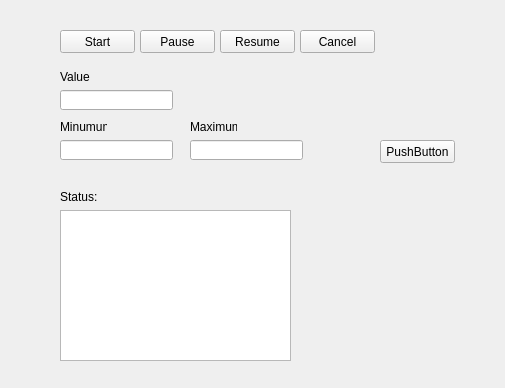
<?xml version="1.0" encoding="UTF-8"?>
<ui version="4.0">
 <class>Widget</class>
 <widget class="QWidget" name="Widget">
  <property name="geometry">
   <rect>
    <x>0</x>
    <y>0</y>
    <width>505</width>
    <height>388</height>
   </rect>
  </property>
  <property name="windowTitle">
   <string>Widget</string>
  </property>
  <widget class="QPushButton" name="pushButton_start">
   <property name="geometry">
    <rect>
     <x>60</x>
     <y>30</y>
     <width>75</width>
     <height>23</height>
    </rect>
   </property>
   <property name="text">
    <string>Start</string>
   </property>
  </widget>
  <widget class="QLabel" name="label">
   <property name="geometry">
    <rect>
     <x>60</x>
     <y>190</y>
     <width>47</width>
     <height>13</height>
    </rect>
   </property>
   <property name="text">
    <string>Status: </string>
   </property>
  </widget>
  <widget class="QPushButton" name="pushButton_cancel">
   <property name="geometry">
    <rect>
     <x>300</x>
     <y>30</y>
     <width>75</width>
     <height>23</height>
    </rect>
   </property>
   <property name="text">
    <string>Cancel</string>
   </property>
  </widget>
  <widget class="QLineEdit" name="lineEdit_progressValue">
   <property name="geometry">
    <rect>
     <x>60</x>
     <y>90</y>
     <width>113</width>
     <height>20</height>
    </rect>
   </property>
   <property name="alignment">
    <set>Qt::AlignCenter</set>
   </property>
   <property name="readOnly">
    <bool>true</bool>
   </property>
  </widget>
  <widget class="QPlainTextEdit" name="plainTextEdit_console">
   <property name="geometry">
    <rect>
     <x>60</x>
     <y>210</y>
     <width>231</width>
     <height>151</height>
    </rect>
   </property>
   <property name="readOnly">
    <bool>true</bool>
   </property>
  </widget>
  <widget class="QPushButton" name="pushButton_pause">
   <property name="geometry">
    <rect>
     <x>140</x>
     <y>30</y>
     <width>75</width>
     <height>23</height>
    </rect>
   </property>
   <property name="text">
    <string>Pause</string>
   </property>
  </widget>
  <widget class="QPushButton" name="pushButton_resume">
   <property name="geometry">
    <rect>
     <x>220</x>
     <y>30</y>
     <width>75</width>
     <height>23</height>
    </rect>
   </property>
   <property name="text">
    <string>Resume</string>
   </property>
  </widget>
  <widget class="QLineEdit" name="lineEdit_minimum">
   <property name="geometry">
    <rect>
     <x>60</x>
     <y>140</y>
     <width>113</width>
     <height>20</height>
    </rect>
   </property>
   <property name="readOnly">
    <bool>true</bool>
   </property>
  </widget>
  <widget class="QLineEdit" name="lineEdit_maximum">
   <property name="geometry">
    <rect>
     <x>190</x>
     <y>140</y>
     <width>113</width>
     <height>20</height>
    </rect>
   </property>
   <property name="readOnly">
    <bool>true</bool>
   </property>
  </widget>
  <widget class="QLabel" name="label_2">
   <property name="geometry">
    <rect>
     <x>60</x>
     <y>120</y>
     <width>47</width>
     <height>13</height>
    </rect>
   </property>
   <property name="text">
    <string>Minumum</string>
   </property>
  </widget>
  <widget class="QLabel" name="label_3">
   <property name="geometry">
    <rect>
     <x>190</x>
     <y>120</y>
     <width>47</width>
     <height>13</height>
    </rect>
   </property>
   <property name="text">
    <string>Maximum</string>
   </property>
  </widget>
  <widget class="QLabel" name="label_4">
   <property name="geometry">
    <rect>
     <x>60</x>
     <y>70</y>
     <width>47</width>
     <height>13</height>
    </rect>
   </property>
   <property name="text">
    <string>Value</string>
   </property>
  </widget>
  <widget class="QPushButton" name="pushButton">
   <property name="geometry">
    <rect>
     <x>380</x>
     <y>140</y>
     <width>75</width>
     <height>23</height>
    </rect>
   </property>
   <property name="text">
    <string>PushButton</string>
   </property>
  </widget>
 </widget>
 <resources/>
 <connections/>
</ui>
